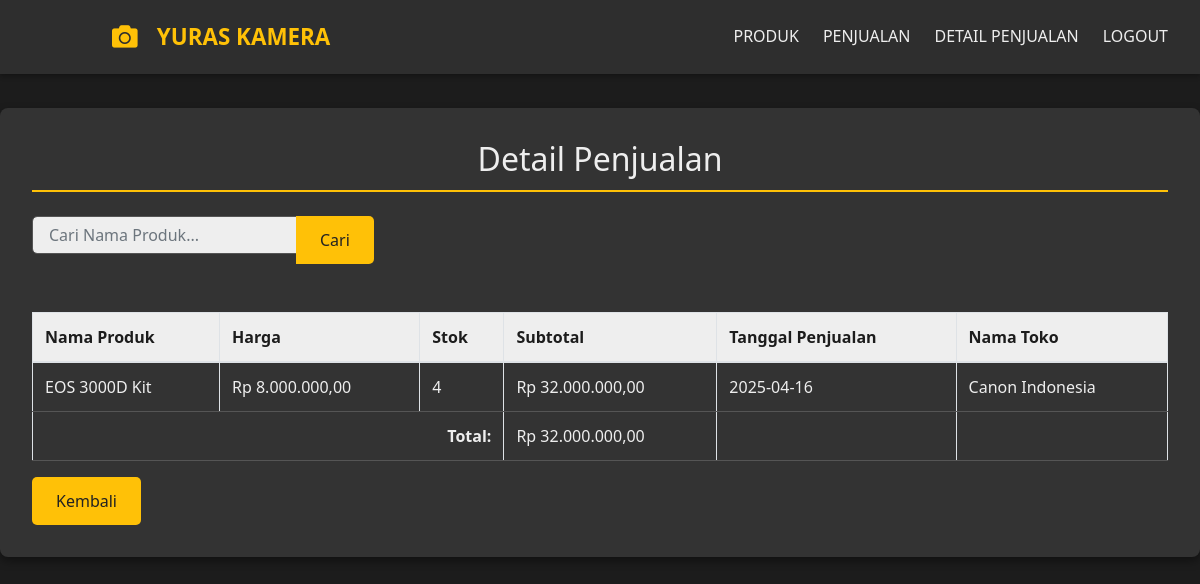
Screenshot of /detail_penjualan.php?PenjualanID=83 with the database file from the repository.
### tables this page shows
CREATE TABLE `penjualan` (
  `PenjualanID` int(11) NOT NULL,
  `TokoID` int(11) DEFAULT NULL,
  `NamaProduk` varchar(25) NOT NULL,
  `Harga` decimal(10,2) NOT NULL,
  `Stok` int(11) NOT NULL,
  `Subtotal` decimal(10,2) NOT NULL,
  `TanggalPenjualan` date NOT NULL,
  `ProdukID` int(11) NOT NULL,
  `NamaToko` varchar(25) NOT NULL
);

CREATE TABLE `produk` (
  `ProdukID` int(11) NOT NULL,
  `NamaProduk` varchar(25) DEFAULT NULL,
  `Harga` decimal(10,2) DEFAULT NULL,
  `Stok` int(11) DEFAULT NULL,
  `TanggalMasuk` date DEFAULT NULL,
  `user_id` int(11) DEFAULT NULL
);

CREATE TABLE `toko` (
  `TokoID` int(11) NOT NULL,
  `NamaToko` varchar(25) DEFAULT NULL
);

### detail_penjualan.php (the view, shortened to what this page needs)
<?php
include "koneksi.php";
$search = isset($_GET['search']) ? $_GET['search'] : '';
$PenjualanID = isset($_GET['PenjualanID']) ? $_GET['PenjualanID'] : null;
$sql = "SELECT penjualan.*, produk.NamaProduk, toko.NamaToko
            FROM penjualan
            INNER JOIN produk ON penjualan.ProdukID = produk.ProdukID
            INNER JOIN toko ON penjualan.TokoID = toko.TokoID";
if ($PenjualanID) {
    $sql .= " WHERE PenjualanID = $PenjualanID";
}
$sql .= " ORDER BY TanggalPenjualan DESC";
$query = mysqli_query($koneksi, $sql);
$result = mysqli_fetch_all($query, MYSQLI_ASSOC);
$found = !empty($result);
function formatRupiah($angka) {
    return "Rp " . number_format($angka, 2, ',', '.');
}
$totalSubtotal = 0;
foreach ($result as $row) {
    $totalSubtotal += $row['Subtotal'];
}
?>
<!DOCTYPE html>
<html lang="id">
<head>
    <link rel="stylesheet" href="https://stackpath.bootstrapcdn.com/bootstrap/4.5.2/css/bootstrap.min.css">
    <link href="https://cdnjs.cloudflare.com/ajax/libs/font-awesome/5.15.3/css/all.min.css" rel="stylesheet"/>
</head>
<body>
<header class="header">
    <a href="index.php" class="logo">
        <i class="fas fa-camera logo-icon"></i> YURAS KAMERA
    </a>
    <nav class="nav">
        <a class="nav-link" href="tampil_produk.php">PRODUK</a>
        <a class="nav-link" href="data_penjualan.php">PENJUALAN</a>
        <a class="nav-link" href="detail_penjualan.php">DETAIL PENJUALAN</a>
        <a class="nav-link" href="logout.php">LOGOUT</a>
    </nav>
</header>
<div class="container mt-5">
    <h2>Detail Penjualan</h2>
    <div class="row mb-3">
        <div class="col-md-6">
            <form method="GET" action="detail_penjualan.php" class="form-inline">
                <div class="input-group">
                    <input type="text" name="search" id="search" class="form-control" placeholder="Cari Nama Produk..." value="<?= htmlspecialchars($search) ?>">
                    <div class="input-group-append">
                        <button type="submit" class="btn btn-primary">Cari</button>
                    </div>
                </div>
            </form>
        </div>
    </div>
    <table class="table table-bordered">
        <thead>
            <tr>
                <th>Nama Produk</th>
                <th>Harga</th>
                <th>Stok</th>
                <th>Subtotal</th>
                <th>Tanggal Penjualan</th>
                <th>Nama Toko</th>
            </tr>
        </thead>
        <tbody>
            <?php if ($found): ?>
                <?php foreach ($result as $row): ?>
                    <tr>
                        <td><?= $row['NamaProduk'] ?></td>
                        <td><?= formatRupiah($row['Harga']) ?></td>
                        <td><?= $row['Stok'] ?></td>
                        <td><?= formatRupiah($row['Subtotal']) ?></td>
                        <td><?= $row['TanggalPenjualan'] ?></td>
                        <td><?= $row['NamaToko'] ?></td>
                    </tr>
                <?php endforeach; ?>
            <?php else: ?>
                <tr>
                    <td colspan="6" class="text-center">Barang yang Anda cari tidak ada.</td>
                </tr>
            <?php endif; ?>
        </tbody>
        <tfoot>
            <tr>
                <td colspan="3" class="text-right"><strong>Total:</strong></td>
                <td><?= formatRupiah($totalSubtotal) ?></td>
                <td></td>
                <td></td>
            </tr>
        </tfoot>
    </table>
    <a href="index.php" class="btn btn-secondary">Kembali</a>
</div>
</body>
</html>

### detail_penjualan.php (style rules this page uses)
body { font-family: 'Segoe UI', Tahoma, Geneva, Verdana, sans-serif; background-color: #1c1c1c; color: #eee; margin: 0; padding-top: 60px; }
.header { background-color: #2e2e2e; box-shadow: 0 2px 5px rgba(0, 0, 0, 0.3); padding: 1rem 2rem; display: flex; justify-content: space-between; align-items: center; position: fixed; top: 0; left: 0; width: 100%; z-index: 1000; }
.logo { font-size: 1.4rem; font-weight: bold; color: #ffc107; text-decoration: none; display: flex; align-items: center; }
.logo-icon { margin-left: 5rem; margin-right: 1.2rem; font-size: 1.6rem; }
.nav { display: flex; }
.nav-link { color: #eee; text-decoration: none; margin-left: 1.5rem; transition: color 0.3s ease, transform 0.2s ease-in-out; padding: 0.5rem 0; border-bottom: 2px solid transparent; }
.container { max-width: 1200px; margin: 80px auto 40px auto; padding: 2rem; border-radius: 8px; background-color: #333; box-shadow: 0 4px 10px rgba(0, 0, 0, 0.4); color: #eee; }
h2 { text-align: center; margin-bottom: 1.5rem; color: #eee; border-bottom: 2px solid #ffc107; padding-bottom: 0.7rem; }
.input-group { margin-bottom: 1.5rem; }
.form-control { border: 1px solid #555; border-radius: 5px; padding: 1rem; color: #eee; background-color: #eee; }
.btn-primary, .btn-secondary { background-color: #ffc107; border: none; color: #222; padding: 0.75rem 1.5rem; border-radius: 5px; cursor: pointer; transition: background-color 0.3s, transform 0.3s; }
.table { width: 100%; margin-top: 1.5rem; color: #eee; }
.table th, .table td { padding: 0.75rem; text-align: left; border-bottom: 1px solid #555; }
.table th { background-color: #eee; color: #1c1c1c; }
.text-right { text-align: right; }
tfoot strong { color: #eee; }

### rows the page displays
penjualan: ProdukID.NamaProduk "EOS 3000D Kit", Harga "Rp 8.000.000,00", Stok "4", Subtotal "Rp 32.000.000,00", TanggalPenjualan "2025-04-16", TokoID.NamaToko "Canon Indonesia"

### other values shown
formatRupiah($totalSubtotal) "Rp 32.000.000,00"
